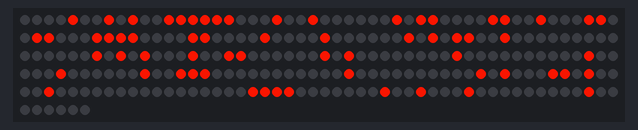
A program run on a simulated ESP8266 board running MicroPython. Parts: 256 RGB LEDs in strip order, left to right, continuing on the next row. The interpreter's speed is modelled, so counts of loop turns are approximate; the clock reads 2024-03-15 10:24:30 at power-on unless the program sets it.

Above: at 0.16 s.
At 0.66 s:
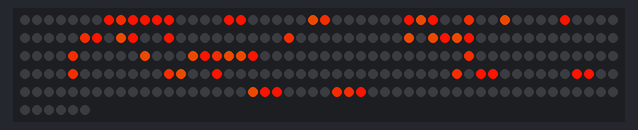
At 1.17 s:
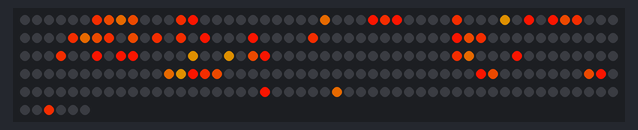
At 2.17 s:
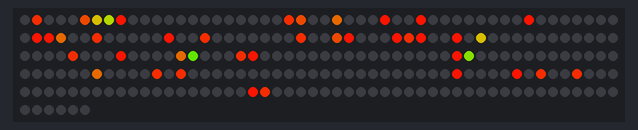
At 3.43 s:
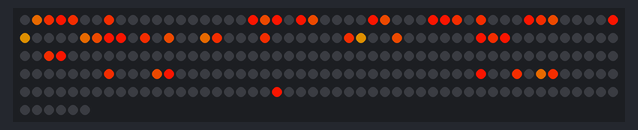
At 39.63 s:
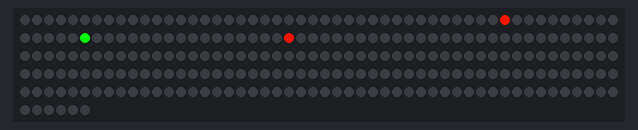

The program:

TheGameOfLife1_4.py
```python
## Dodano licznik życia komórek (z zerowaniem wieku po śmierci). Komórki zmieniają kolor w zależności od tego, ile rund już przeżyły.
# Po ustaleniu ewolucji plansza zapala się na niebiesko
from machine import Pin
from neopixel import NeoPixel
from time import sleep
import time

MATRIX_SIZE = 16

def generate_matrix(N):
    # Upewnij się, że N nie przekracza całkowitej liczby elementów w macierzy (16x16 = 256)
    if N > 16 * 16:
        raise ValueError("N cannot be greater than 256")

    # Utwórz macierz 16x16 wypełnioną zerami
    matrix = [[0 for _ in range(MATRIX_SIZE)] for _ in range(MATRIX_SIZE)]

    # Wygeneruj wszystkie możliwe pary indeksów (wiersz, kolumna)
    all_indices = [(i, j) for i in range(MATRIX_SIZE) for j in range(MATRIX_SIZE)]

    # Stwórz funkcję generatora liczb pseudo-losowych
    def pseudo_random_number(max_value):
        seed = int(time.time())  # Użyj bieżącego czasu jako ziarna
        a = 1103515245
        c = 12345
        m = 2**31
        while True:
            seed = (a * seed + c) % m
            yield seed % max_value

    prng = pseudo_random_number(len(all_indices))

    # Losowo wybierz N unikalnych indeksów
    selected_indices = []
    while len(selected_indices) < N:
        index = next(prng)
        if all_indices[index] not in selected_indices:
            selected_indices.append(all_indices[index])

    # Ustaw wartości w wybranych indeksach na 1
    for row, col in selected_indices:
        matrix[row][col] = 1  # Zainicjuj jako żywą

    return matrix

def turn_LED(x, y, np, age, is_purple=False):
    # Dostosowanie koloru w zależności od wieku
    if is_purple:
        red, green, blue = 255, 0, 255  # Zmień na fioletowy
    else:
        red = max(0, 255 - age * 20)  # Zmniejsz czerwony w miarę wzrostu wieku
        green = min(255, age * 20)    # Zwiększ zielony w miarę wzrostu wieku
        blue = 0                       # Domyślny kolor

    # Ustaw kolor LED w zależności od wiersza
    if (y % 2 == 1):
        np[16 * y + 15 - x] = (red, green, blue)
    else:
        np[16 * y + x] = (red, green, blue)

def draw_board(matrix, np, is_static=False):
    # Wyczyść pasek LED
    for i in range(256):
        np[i] = (0, 0, 0)

    # Rysuj żywe komórki
    for y in range(MATRIX_SIZE):
        for x in range(MATRIX_SIZE):
            if matrix[y][x] > 0:  # Sprawdź, czy komórka jest żywa
                turn_LED(x, y, np, matrix[y][x], is_purple=is_static)  # Przekaż wiek komórki

    np.write()  # Zaktualizuj pasek LED

def count_neighbors(matrix, x, y):
    # Zlicz liczbę żywych sąsiadów wokół komórki (x, y)
    neighbors = 0
    for dx in [-1, 0, 1]:
        for dy in [-1, 0, 1]:
            if dx == 0 and dy == 0:
                continue  # Pomiń samą komórkę
            nx, ny = x + dx, y + dy
            if 0 <= nx < MATRIX_SIZE and 0 <= ny < MATRIX_SIZE:
                neighbors += matrix[ny][nx] > 0  # Zliczaj tylko żywe komórki
    return neighbors

def update_board(matrix):
    # Zaktualizuj stan planszy zgodnie z zasadami gry
    new_matrix = [[0 for _ in range(MATRIX_SIZE)] for _ in range(MATRIX_SIZE)]

    for y in range(MATRIX_SIZE):
        for x in range(MATRIX_SIZE):
            alive = matrix[y][x] > 0  # Sprawdź, czy komórka jest żywa
            neighbors = count_neighbors(matrix, x, y)  # Zlicz sąsiadów

            # Zasady gry
            if alive and (neighbors < 2 or neighbors > 3):
                new_matrix[y][x] = 0  # Komórka umiera
            elif not alive and neighbors == 3:
                new_matrix[y][x] = 1  # Komórka ożywa
            else:
                new_matrix[y][x] = matrix[y][x] + 1 if alive else 0  # Zwiększ wiek lub umiera

    return new_matrix

def set_binary_matrix(matrix, N):
    # Przekształć macierz do formatu binarnego
    new_matrix = [[0] * N for _ in range(N)]

    for i in range(N):
        for j in range(N):
            new_matrix[i][j] = 1 if matrix[i][j] != 0 else 0  # Ustaw 1, jeśli komórka żywa, w przeciwnym razie 0

    return new_matrix

def compare_matrices(matrix1, matrix2):
    # Porównaj dwie macierze
    return matrix1 == matrix2

# Inicjalizuj NeoPixel
pin = Pin(2, Pin.OUT)
np = NeoPixel(pin, 256)

# Utwórz początkową planszę
matrix = generate_matrix(64)

# Zainicjuj zmienne do śledzenia
binary_last_matrix = set_binary_matrix(matrix, MATRIX_SIZE)
static_counter = 0
STATIC_THRESHOLD = 3

while True:
    # Rysuj planszę
    is_static = static_counter >= STATIC_THRESHOLD
    draw_board(matrix, np, is_static=is_static)

    sleep(0.1)

    # Zaktualizuj planszę i sprawdź, czy jest statyczna
    binary_matrix = set_binary_matrix(matrix, MATRIX_SIZE)
    if compare_matrices(binary_matrix, binary_last_matrix):
        static_counter += 1  # Zwiększ licznik, jeśli macierz się nie zmieniła
    else:
        static_counter = 0  # Zresetuj licznik, jeśli macierz się zmieniła

    # Zaktualizuj ostatnią macierz i przejdź do następnej generacji
    binary_last_matrix = binary_matrix
    matrix = update_board(matrix)
```
